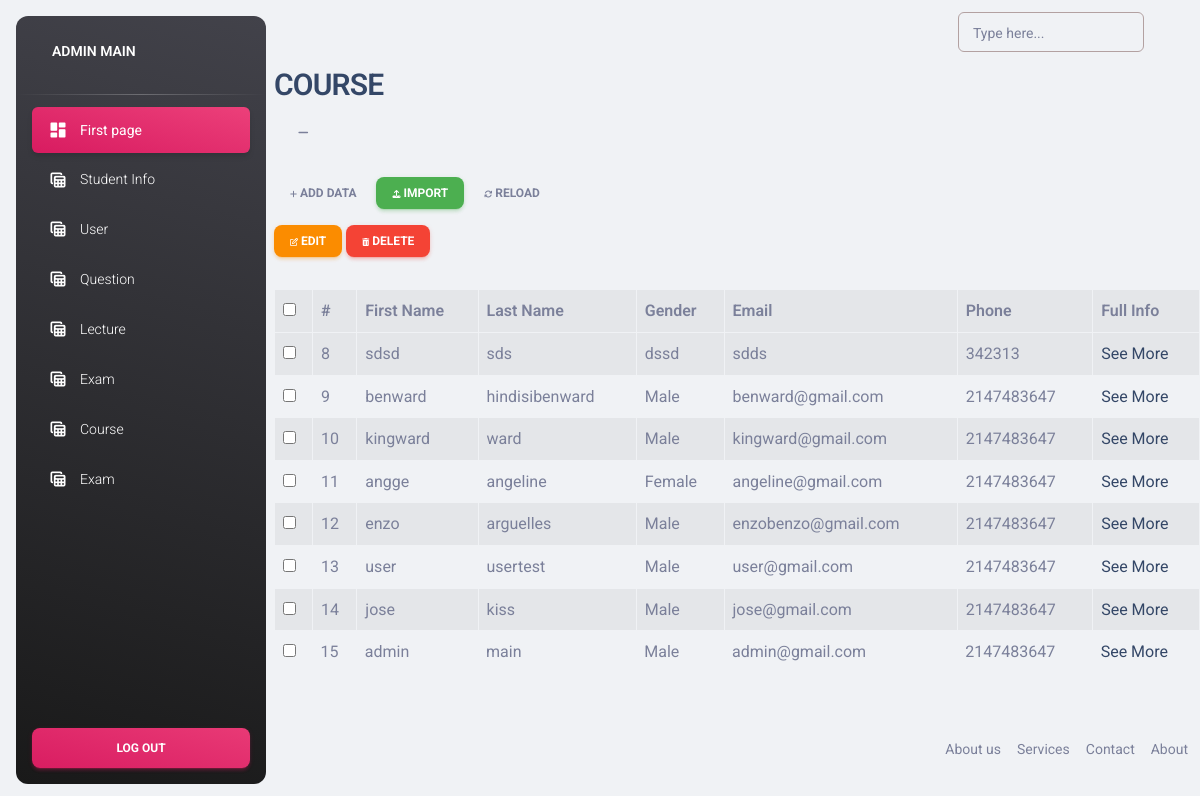
The page /admin/list_users.php (signed in) on the database its author committed.
### tables this page shows
CREATE TABLE `user` (
  `id` int(11) NOT NULL,
  `fname` varchar(255) NOT NULL,
  `lname` varchar(255) NOT NULL,
  `mdname` varchar(255) NOT NULL,
  `gender` varchar(255) NOT NULL,
  `email` varchar(255) NOT NULL,
  `password` varchar(255) NOT NULL,
  `phone` int(12) NOT NULL,
  `role_as` int(11) NOT NULL
);

### admin/list_users.php (the view, shortened to what this page needs)
<?php include('includes/headeradmin.php'); ?>
<?php include('../database/dbcon.php'); ?>
<div class="box">
    <div class="box-header with-border">
        <h3 class="box-title">COURSE</h3>
        <div class="box-tools pull-right">
            <button type="button" class="btn btn-box-tool" data-widget="collapse"><i class="fa fa-minus"></i></button>
        </div>
    </div>
    <div class="box-body">
        <div class="mt-2 mb-3">
            <a href="course.php" class="btn btn-sm btn-flat bg-blue"><i class="fa fa-plus"></i> Add Data</a>
            <a href="#" class="btn btn-sm btn-flat btn-success"><i class="fa fa-upload"></i> Import</a>
            <button type="button" onclick="reload_ajax()" class="btn btn-sm bg-maroon btn-flat btn-default"><i class="fa fa-refresh"></i> Reload</button>
            <div class="pull-right">
                <button onclick="bulk_edit()" class="btn btn-sm btn-flat btn-warning" type="button"><i class="fa fa-edit"></i> Edit</button>
                <button onclick="bulk_delete()" class="btn btn-sm btn-flat btn-danger" type="button"><i class="fa fa-trash"></i> Delete</button>
            </div>
        </div>
        <table id="matkul" class="w-100 table table-striped table-bordered table-hover">
        <tr>
                    <th><input type="checkbox" id="select-all-checkbox"></th>
                    <th>#</th>
                    <th>First Name</th>
                    <th>Last Name</th>
                    <th>Gender</th>
                    <th>Email</th>
                    <th>Phone</th>
                    <th>Full Info</th>
                </tr>
            <tbody>
                <?php
                $sql = "SELECT * FROM user";
                $result = mysqli_query($con, $sql);
                while ($row = mysqli_fetch_assoc($result)) {
                ?>
                    <tr>
                        <td><input type="checkbox" class="checkbox-item" data-id="<?php echo $row['id']; ?>"></td>
                        <td><?php echo $row['id']; ?></td>
                        <td><?php echo $row['fname']; ?></td>
                        <td><?php echo $row['lname']; ?></td>
                        <td><?php echo $row['gender']; ?></td>
                        <td><?php echo $row['email']; ?></td>
                        <td><?php echo $row['phone']; ?></td>
                        <td><a href="profile.php?id=<?php echo $row['id']; ?>">See More</a></td>
                    </tr>
                <?php } ?>
            </tbody>
        </table>
    </div>
</div>
<?php include('includes/footer.php'); ?>

### admin/includes/headeradmin.php (shortened to what this page needs)
<!DOCTYPE html>
<html lang="en">
<head>
  <link id="pagestyle" href="assets/css/material-dashboard.min.css" rel="stylesheet" />
</head>
<body class="g-sidenav-show  bg-gray-200">
<?php
include('sidebar.php');
?>
<main class="main-content position-relative max-height-vh-100 h-100 border-radius-lg ">
<?php
include('navbar.php');
?>

### admin/includes/sidebar.php (shortened to what this page needs)
<aside class="sidenav navbar navbar-vertical navbar-expand-xs border-0 border-radius-xl my-3 fixed-start ms-3   bg-gradient-dark" id="sidenav-main">
    <div class="sidenav-header">
      <a class="navbar-brand m-0" href=" https://demos.creative-tim.com/material-dashboard/pages/dashboard " target="_blank">
        <span class="ms-1 font-weight-bold text-white">ADMIN MAIN</span>
      </a>
    </div>
    <hr class="horizontal light mt-0 mb-2">
    <div class="collapse navbar-collapse  w-auto  max-height-vh-100" id="sidenav-collapse-main">
      <ul class="navbar-nav">
        <li class="nav-item">
          <a class="nav-link text-white active bg-gradient-primary" href="indexadmin.php">
            <div class="text-white text-center me-2 d-flex align-items-center justify-content-center">
              <i class="material-icons opacity-10">dashboard</i>
            </div>
            <span class="nav-link-text ms-1">First page</span>
          </a>
        </li>
        <li class="nav-item">
          <a class="nav-link text-white " href="userinfo.php">
            <div class="text-white text-center me-2 d-flex align-items-center justify-content-center">
              <i class="material-icons opacity-10">table_view</i>
            </div>
            <span class="nav-link-text ms-1">Student Info</span>
          </a>
        </li>
        <li class="nav-item">
          <a class="nav-link text-white " href="list_users.php">
            <div class="text-white text-center me-2 d-flex align-items-center justify-content-center">
              <i class="material-icons opacity-10">table_view</i>
            </div>
            <span class="nav-link-text ms-1">User</span>
          </a>
        </li>
        <li class="nav-item">
          <a class="nav-link text-white " href="list_question.php">
            <div class="text-white text-center me-2 d-flex align-items-center justify-content-center">
              <i class="material-icons opacity-10">table_view</i>
            </div>
            <span class="nav-link-text ms-1">Question</span>
          </a>
        </li>
        <li class="nav-item">
          <a class="nav-link text-white " href="list_lecture.php">
            <div class="text-white text-center me-2 d-flex align-items-center justify-content-center">
              <i class="material-icons opacity-10">table_view</i>
            </div>
            <span class="nav-link-text ms-1">Lecture</span>
          </a>
        </li>
        <li class="nav-item">
          <a class="nav-link text-white " href="list_exam.php">
            <div class="text-white text-center me-2 d-flex align-items-center justify-content-center">
              <i class="material-icons opacity-10">table_view</i>
            </div>
            <span class="nav-link-text ms-1">Exam</span>
          </a>
        </li>
        <li class="nav-item">
          <a class="nav-link text-white " href="list_course.php">
            <div class="text-white text-center me-2 d-flex align-items-center justify-content-center">
              <i class="material-icons opacity-10">table_view</i>
            </div>
            <span class="nav-link-text ms-1">Course</span>
          </a>
        </li>
        <li class="nav-item">
          <a class="nav-link text-white " href="add_exam.php">
            <div class="text-white text-center me-2 d-flex align-items-center justify-content-center">
              <i class="material-icons opacity-10">table_view</i>
            </div>
            <span class="nav-link-text ms-1">Exam</span>
          </a>
        </li>
      </ul>
    </div>
    <div class="sidenav-footer position-absolute w-100 bottom-0 ">
      <div class="mx-3">
        <a class="btn bg-gradient-primary mt-4 w-100" href="../logout.php" >Log out</a>
      </div>
    </div>
  </aside>

### admin/includes/navbar.php
<nav class="navbar navbar-main navbar-expand-lg px-0 mx-4 shadow-none border-radius-xl" id="navbarBlur" navbar-scroll="true">
      <div class="container-fluid py-1 px-3">
        <div class="collapse navbar-collapse mt-sm-0 mt-2 me-md-0 me-sm-4" id="navbar">
          <div class="ms-md-auto pe-md-3 d-flex align-items-center">
            <div class="input-group input-group-outline">
              <label class="form-label">Type here...</label>
              <input type="text" class="form-control">
            </div>
          </div>
        </div>
      </div>
    </nav>

### admin/includes/footer.php (shortened to what this page needs)
<footer class="footer pt-5">
    <div class="container-fluid">
        <div class="row align-items-center justify-content-lg-between">
            <div class="col-lg-12">
                <ul class="nav nav-footer justify-content-center justify-content-lg-end">
                    <li class="nav-item">
                        <a href="#" class="nav-link pe-0 text-muted" target="_blank">About us</a>
                    </li>
                    <li class="nav-item">
                        <a href="#" class="nav-link pe-0 text-muted" target="_blank">Services</a>
                    </li>
                    <li class="nav-item">
                        <a href="#" class="nav-link pe-0 text-muted" target="_blank">Contact</a>
                    </li>
                    <li class="nav-item">
                        <a href="#" class="nav-link pe-0 text-muted" target="_blank">About</a>
                    </li>
                </ul>
            </div>
        </div>
    </div>
</footer>
</main>
</body>
</html>

### admin/includes/headeradmin.php (style rules this page uses)
.form-control { border: 1px solid #b3a1a1 !important; padding: 8px 10px; }

### rows shown on the page
user: id "8", fname "sdsd", lname "sds", gender "dssd", email "sdds", phone "342313"
user: id "9", fname "benward", lname "hindisibenward", gender "Male", email "benward@gmail.com", phone "2147483647"
user: id "10", fname "kingward", lname "ward", gender "Male", email "kingward@gmail.com", phone "2147483647"
user: id "11", fname "angge", lname "angeline", gender "Female", email "angeline@gmail.com", phone "2147483647"
user: id "12", fname "enzo", lname "arguelles", gender "Male", email "enzobenzo@gmail.com", phone "2147483647"
user: id "13", fname "user", lname "usertest", gender "Male", email "user@gmail.com", phone "2147483647"
user: id "14", fname "jose", lname "kiss", gender "Male", email "jose@gmail.com", phone "2147483647"
user: id "15", fname "admin", lname "main", gender "Male", email "admin@gmail.com", phone "2147483647"
